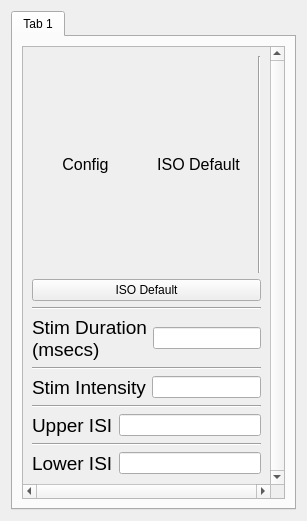
<?xml version="1.0" encoding="UTF-8"?>
<ui version="4.0">
 <class>Form</class>
 <widget class="QWidget" name="Form">
  <property name="geometry">
   <rect>
    <x>0</x>
    <y>0</y>
    <width>293</width>
    <height>521</height>
   </rect>
  </property>
  <property name="windowTitle">
   <string>Form</string>
  </property>
  <layout class="QVBoxLayout" name="verticalLayout_2">
   <item>
    <widget class="QTabWidget" name="tabWidget">
     <property name="sizePolicy">
      <sizepolicy hsizetype="Minimum" vsizetype="Minimum">
       <horstretch>0</horstretch>
       <verstretch>0</verstretch>
      </sizepolicy>
     </property>
     <property name="currentIndex">
      <number>0</number>
     </property>
     <widget class="QWidget" name="tab">
      <attribute name="title">
       <string>Tab 1</string>
      </attribute>
      <layout class="QVBoxLayout" name="verticalLayout_10">
       <item>
        <layout class="QHBoxLayout" name="tab_horiz_layout">
         <item>
          <widget class="QScrollArea" name="scroll_area">
           <property name="sizePolicy">
            <sizepolicy hsizetype="Minimum" vsizetype="Minimum">
             <horstretch>0</horstretch>
             <verstretch>0</verstretch>
            </sizepolicy>
           </property>
           <property name="verticalScrollBarPolicy">
            <enum>Qt::ScrollBarAlwaysOn</enum>
           </property>
           <property name="horizontalScrollBarPolicy">
            <enum>Qt::ScrollBarAlwaysOn</enum>
           </property>
           <property name="sizeAdjustPolicy">
            <enum>QAbstractScrollArea::AdjustToContents</enum>
           </property>
           <property name="widgetResizable">
            <bool>true</bool>
           </property>
           <widget class="QWidget" name="scroll_area_contents">
            <property name="geometry">
             <rect>
              <x>0</x>
              <y>0</y>
              <width>230</width>
              <height>438</height>
             </rect>
            </property>
            <layout class="QVBoxLayout" name="verticalLayout">
             <item>
              <layout class="QHBoxLayout" name="config_horizontalLayout">
               <item>
                <widget class="QLabel" name="config_label">
                 <property name="font">
                  <font>
                   <pointsize>12</pointsize>
                  </font>
                 </property>
                 <property name="text">
                  <string>Config</string>
                 </property>
                 <property name="alignment">
                  <set>Qt::AlignCenter</set>
                 </property>
                </widget>
               </item>
               <item>
                <widget class="QLabel" name="config_val_label">
                 <property name="font">
                  <font>
                   <pointsize>12</pointsize>
                  </font>
                 </property>
                 <property name="text">
                  <string>ISO Default</string>
                 </property>
                 <property name="alignment">
                  <set>Qt::AlignCenter</set>
                 </property>
                </widget>
               </item>
               <item>
                <widget class="Line" name="config_label_val_sep_line">
                 <property name="orientation">
                  <enum>Qt::Vertical</enum>
                 </property>
                </widget>
               </item>
              </layout>
             </item>
             <item>
              <widget class="QPushButton" name="iso_default_push_button">
               <property name="text">
                <string>ISO Default</string>
               </property>
              </widget>
             </item>
             <item>
              <widget class="Line" name="config_stim_dur_sep_line">
               <property name="orientation">
                <enum>Qt::Horizontal</enum>
               </property>
              </widget>
             </item>
             <item>
              <layout class="QHBoxLayout" name="stim_dur_horizontalLayout">
               <item>
                <widget class="QLabel" name="stim_dur_label">
                 <property name="font">
                  <font>
                   <pointsize>14</pointsize>
                  </font>
                 </property>
                 <property name="text">
                  <string>Stim Duration
(msecs)</string>
                 </property>
                </widget>
               </item>
               <item>
                <widget class="QLineEdit" name="lineEdit_4"/>
               </item>
              </layout>
             </item>
             <item>
              <widget class="Line" name="stim_dur_intens_sep_line">
               <property name="orientation">
                <enum>Qt::Horizontal</enum>
               </property>
              </widget>
             </item>
             <item>
              <layout class="QHBoxLayout" name="stim_intens_horizontalLayout">
               <item>
                <widget class="QLabel" name="stim_intens_label">
                 <property name="font">
                  <font>
                   <pointsize>14</pointsize>
                  </font>
                 </property>
                 <property name="text">
                  <string>Stim Intensity</string>
                 </property>
                </widget>
               </item>
               <item>
                <widget class="QLineEdit" name="lineEdit_3"/>
               </item>
              </layout>
             </item>
             <item>
              <widget class="Line" name="stim_intens_upper_isi_sep_line">
               <property name="orientation">
                <enum>Qt::Horizontal</enum>
               </property>
              </widget>
             </item>
             <item>
              <layout class="QHBoxLayout" name="upper_isi_horizontalLayout">
               <item>
                <widget class="QLabel" name="upper_isi_label">
                 <property name="font">
                  <font>
                   <pointsize>14</pointsize>
                  </font>
                 </property>
                 <property name="text">
                  <string>Upper ISI</string>
                 </property>
                </widget>
               </item>
               <item>
                <widget class="QLineEdit" name="lineEdit_2"/>
               </item>
              </layout>
             </item>
             <item>
              <widget class="Line" name="upper_lower_isi_sep_line">
               <property name="orientation">
                <enum>Qt::Horizontal</enum>
               </property>
              </widget>
             </item>
             <item>
              <layout class="QHBoxLayout" name="lower_isi_horizontalLayout">
               <item>
                <widget class="QLabel" name="lower_isi_label">
                 <property name="font">
                  <font>
                   <pointsize>14</pointsize>
                  </font>
                 </property>
                 <property name="text">
                  <string>Lower ISI</string>
                 </property>
                </widget>
               </item>
               <item>
                <widget class="QLineEdit" name="lineEdit"/>
               </item>
              </layout>
             </item>
            </layout>
           </widget>
          </widget>
         </item>
        </layout>
       </item>
      </layout>
     </widget>
    </widget>
   </item>
  </layout>
 </widget>
 <resources/>
 <connections/>
</ui>
